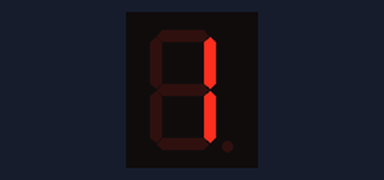
Bench run of a sketch on a simulated Arduino Uno, built with avr-gcc and run on an emulated ATmega328P. Parts: 1-digit seven-segment display. Wiring (inferred from the names in the program): 1-digit 7-segment display, segments lit when LOW: segments pin 13, pin 12, pin 11, pin 10, pin 9, pin 8, pin 7. The segment pins are drawn as the display they are named for.

Above: at 0.1 s.
At 1.1 s:
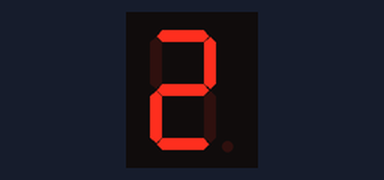
At 2.1 s:
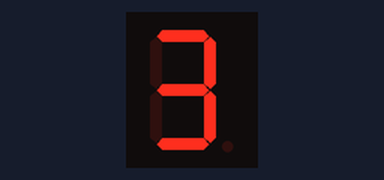

Measured:
- by itself, everything shown: repeats every 8.0 s, in 3 steps
- what the display in image 1 shows lasts 1.0 s, from 1.0 s to 2.0 s

The sketch:

display.ino
```cpp
int a = 13; // verde
int b = 12; // amarelo
int c = 11; // roxo
int d = 10; // verde2
int e = 9; // azul
int f = 8; // azul2
int g = 7;  // branco

void setup(){
  pinMode ( a, OUTPUT);
  pinMode ( b, OUTPUT);
  pinMode ( c, OUTPUT);
  pinMode ( d, OUTPUT);
  pinMode ( e, OUTPUT);
  pinMode ( f, OUTPUT);
  pinMode ( g, OUTPUT);

}

void loop(){
  digitalWrite (a, HIGH);
  digitalWrite (b, LOW);
  digitalWrite (c, LOW);
  digitalWrite (d, HIGH);
  digitalWrite (e, HIGH);
  digitalWrite (f, HIGH);
  digitalWrite (g, HIGH);
  delay(1000);

  digitalWrite (a, LOW);
  digitalWrite (b, LOW);
  digitalWrite (c, HIGH);
  digitalWrite (d, LOW);
  digitalWrite (e, LOW);
  digitalWrite (f, HIGH);
  digitalWrite (g, LOW);
  delay(1000);

  digitalWrite (a, LOW);
  digitalWrite (b, LOW);
  digitalWrite (c, LOW);
  digitalWrite (d, LOW);
  digitalWrite (e, HIGH);
  digitalWrite (f, HIGH);
  digitalWrite (g, LOW);
  delay(1000);

  digitalWrite (a, HIGH);
  digitalWrite (b, LOW);
  digitalWrite (c, LOW);
  digitalWrite (d, HIGH);
  digitalWrite (e, HIGH);
  digitalWrite (f, HIGH);
  digitalWrite (g, HIGH);
  delay(1000);

  digitalWrite (a, HIGH);
  digitalWrite (b, LOW);
  digitalWrite (c, LOW);
  digitalWrite (d, HIGH);
  digitalWrite (e, HIGH);
  digitalWrite (f, HIGH);
  digitalWrite (g, HIGH);
  delay(1000);

  digitalWrite (a, HIGH);
  digitalWrite (b, LOW);
  digitalWrite (c, LOW);
  digitalWrite (d, HIGH);
  digitalWrite (e, HIGH);
  digitalWrite (f, HIGH);
  digitalWrite (g, HIGH);
  delay(1000);

  digitalWrite (a, HIGH);
  digitalWrite (b, LOW);
  digitalWrite (c, LOW);
  digitalWrite (d, HIGH);
  digitalWrite (e, HIGH);
  digitalWrite (f, HIGH);
  digitalWrite (g, HIGH);
  delay(1000);

  digitalWrite (a, HIGH);
  digitalWrite (b, LOW);
  digitalWrite (c, LOW);
  digitalWrite (d, HIGH);
  digitalWrite (e, HIGH);
  digitalWrite (f, HIGH);
  digitalWrite (g, HIGH);
  delay(1000);


}
```
